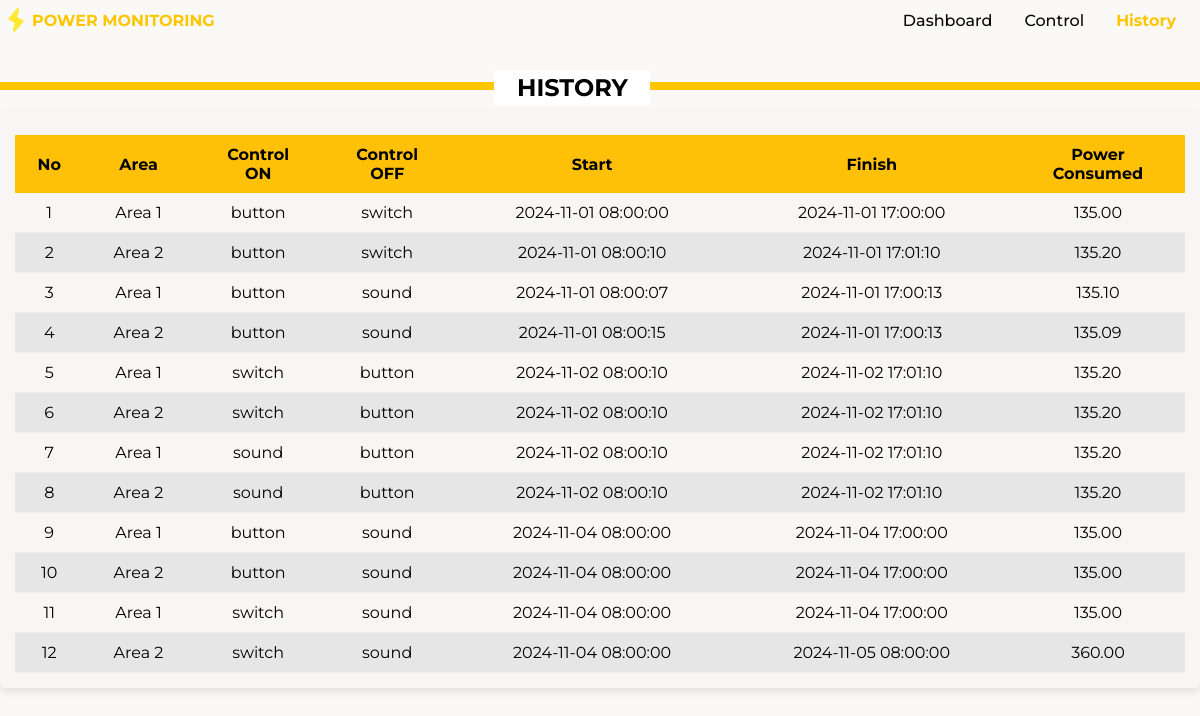
The page /history.php on the database its author committed.
### tables this page shows
CREATE TABLE `history` (
  `id` int(11) NOT NULL,
  `area` varchar(20) NOT NULL,
  `control_on` enum('button','switch','sound') NOT NULL,
  `control_off` enum('button','switch','sound') NOT NULL,
  `start_time` datetime NOT NULL,
  `finish_time` datetime NOT NULL,
  `power_consumed` float(10,2) NOT NULL
);

### history.php (the view, shortened to what this page needs)
<?php require 'connect_mysql.php'; ?>
<!DOCTYPE html>
<html lang="en">
<head>
    <?php require 'metadata.php'; ?>
    <link rel="stylesheet" href="https://cdn.datatables.net/2.1.8/css/dataTables.dataTables.css">
</head>
<body id="history">
    <?php require 'navbar.php'; ?>
    <div class="history">
        <p>HISTORY</p>
    </div>
    <div class="table-container">
    <table id="table-body">
        <thead>
        <tr>
            <th>No</th>
            <th>Area</th>
            <th>Control <br>ON</th>
            <th> Control <br>OFF</th>
            <th>Start</th>
            <th>Finish</th>
            <th>Power <br>Consumed</th>
        </tr>
        </thead>
        <tbody>
                    <?php
                    if (isset($connect)) {
                        $sql = "SELECT * FROM history";
                        $result = mysqli_query($connect, $sql);
                        if (mysqli_num_rows($result) > 0) {
                            $no = 1;
                            while ($row = mysqli_fetch_assoc($result)) {
                                echo "<tr>";
                                echo "<td>" . $no++ . "</td>";
                                echo "<td>" . htmlspecialchars($row['area']) . "</td>";
                                echo "<td>" . htmlspecialchars($row['control_on']) . "</td>";
                                echo "<td>" . htmlspecialchars($row['control_off']) . "</td>";
                                echo "<td>" . htmlspecialchars($row['start_time']) . "</td>";
                                echo "<td>" . htmlspecialchars($row['finish_time']) . "</td>";
                                echo "<td>" . htmlspecialchars($row['power_consumed']) . "</td>";
                                echo "</tr>";
                            }
                        } else {
                            echo "<tr><td colspan='7'No data found.</td></tr>";
                        }
                    } else {
                        echo "<tr><td colspan='7'>Failed to connect to database.</td></tr>";
                    }
                    ?>
                </tbody>
    </table>
</div>
</body>
</html>

### metadata.php (shortened to what this page needs)
<link href="style.css" rel="stylesheet">

### navbar.php
<?php $currentPage = basename($_SERVER['PHP_SELF']); ?>
<nav>
    <div class="logo">
        <img src="image/logo.png" alt="Logo" />
        <p>POWER MONITORING</p>
    </div>
    <ul>
        <li><a class="<?= $currentPage == 'dashboard.php' ? 'active' : '' ?>" href="dashboard.php">Dashboard</a></li>
        <li><a class="<?= $currentPage == 'control.php' ? 'active' : '' ?>" href="control.php">Control</a></li>
        <li><a class="<?= $currentPage == 'history.php' ? 'active' : '' ?>" href="history.php">History</a></li>
    </ul>
</nav>

### style.css (style rules this page uses)
body { background-color: rgba(247, 244, 243, 0.5); margin: 0; padding: 0; width: 100%; height: 100%; font-family: "Montserrat", sans-serif; }
nav { display: flex; justify-content: space-between; align-items: center; margin: 0.5rem; }
.logo { display: flex; align-items: center; }
.logo img { width: 1rem; }
.logo p { margin: 0 0 0 0.5rem; color: #fdc600; font-weight: bold; font-size: 1rem; }
nav ul { list-style-type: none; margin: 0; padding: 0; display: flex; }
nav ul li a { text-decoration: none; color: #080708; padding: 0 1rem; font-weight: 500; }
nav ul li a.active { color: #fdc600; font-weight: bold; }
#history .history { position: absolute; top: 70px; right: 500px; width: 150px; height: 30px; border: 3px solid white; background-color: white; text-align: center; translate: -50px; }
#history .history p { margin: 0 20px; font-size: 24px; font-weight: bold; color: black; }
#history .table-container { position: relative; background-color: rgba(247, 244, 243, 0.5); padding: 15px; width: 100% r; border-radius: 5px; box-shadow: 0 4px 8px rgba(0, 0, 0, 0.1); margin: 1 rem auto; }
#history table { width: 100%; border-collapse: collapse; margin-top: 10px; }
#history thead { background-color: #ffc107; }
#history thead th { padding: 10px; color: black; text-align: center; }
#history tbody td { padding: 10px; border-bottom: 1px solid #eee; text-align: center; }
#history tr:nth-child(even) { background-color: #e6e6e6; }

### rows shown on the page
history: area "Area 1", control_on "button", control_off "switch", start_time "2024-11-01 08:00:00", finish_time "2024-11-01 17:00:00", power_consumed "135.00"
history: area "Area 2", control_on "button", control_off "switch", start_time "2024-11-01 08:00:10", finish_time "2024-11-01 17:01:10", power_consumed "135.20"
history: area "Area 1", control_on "button", control_off "sound", start_time "2024-11-01 08:00:07", finish_time "2024-11-01 17:00:13", power_consumed "135.10"
history: area "Area 2", control_on "button", control_off "sound", start_time "2024-11-01 08:00:15", finish_time "2024-11-01 17:00:13", power_consumed "135.09"
history: area "Area 1", control_on "switch", control_off "button", start_time "2024-11-02 08:00:10", finish_time "2024-11-02 17:01:10", power_consumed "135.20"
history: area "Area 2", control_on "switch", control_off "button", start_time "2024-11-02 08:00:10", finish_time "2024-11-02 17:01:10", power_consumed "135.20"
history: area "Area 1", control_on "sound", control_off "button", start_time "2024-11-02 08:00:10", finish_time "2024-11-02 17:01:10", power_consumed "135.20"
history: area "Area 2", control_on "sound", control_off "button", start_time "2024-11-02 08:00:10", finish_time "2024-11-02 17:01:10", power_consumed "135.20"
history: area "Area 1", control_on "button", control_off "sound", start_time "2024-11-04 08:00:00", finish_time "2024-11-04 17:00:00", power_consumed "135.00"
history: area "Area 2", control_on "button", control_off "sound", start_time "2024-11-04 08:00:00", finish_time "2024-11-04 17:00:00", power_consumed "135.00"
history: area "Area 1", control_on "switch", control_off "sound", start_time "2024-11-04 08:00:00", finish_time "2024-11-04 17:00:00", power_consumed "135.00"
history: area "Area 2", control_on "switch", control_off "sound", start_time "2024-11-04 08:00:00", finish_time "2024-11-05 08:00:00", power_consumed "360.00"
